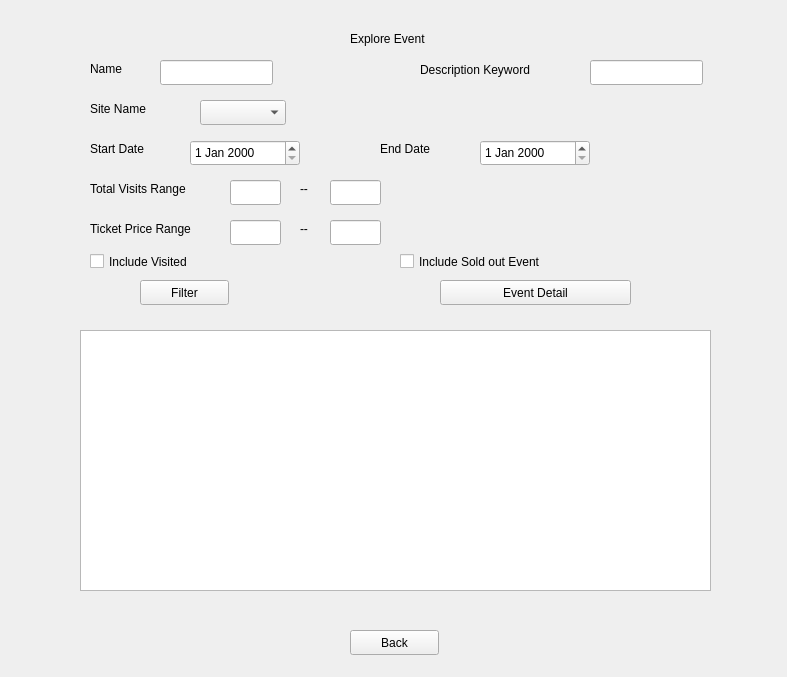
<?xml version="1.0" encoding="UTF-8"?>
<ui version="4.0">
 <class>Form</class>
 <widget class="QWidget" name="Form">
  <property name="geometry">
   <rect>
    <x>0</x>
    <y>0</y>
    <width>787</width>
    <height>677</height>
   </rect>
  </property>
  <property name="windowTitle">
   <string>Form</string>
  </property>
  <widget class="QLabel" name="label">
   <property name="geometry">
    <rect>
     <x>350</x>
     <y>30</y>
     <width>181</width>
     <height>17</height>
    </rect>
   </property>
   <property name="text">
    <string>Explore Event</string>
   </property>
  </widget>
  <widget class="QLabel" name="label_2">
   <property name="geometry">
    <rect>
     <x>90</x>
     <y>60</y>
     <width>67</width>
     <height>17</height>
    </rect>
   </property>
   <property name="text">
    <string>Name</string>
   </property>
  </widget>
  <widget class="QLineEdit" name="lineEdit">
   <property name="geometry">
    <rect>
     <x>160</x>
     <y>60</y>
     <width>113</width>
     <height>25</height>
    </rect>
   </property>
  </widget>
  <widget class="QLabel" name="label_3">
   <property name="geometry">
    <rect>
     <x>420</x>
     <y>60</y>
     <width>151</width>
     <height>20</height>
    </rect>
   </property>
   <property name="text">
    <string>Description Keyword</string>
   </property>
  </widget>
  <widget class="QLineEdit" name="lineEdit_2">
   <property name="geometry">
    <rect>
     <x>590</x>
     <y>60</y>
     <width>113</width>
     <height>25</height>
    </rect>
   </property>
  </widget>
  <widget class="QLabel" name="label_4">
   <property name="geometry">
    <rect>
     <x>90</x>
     <y>100</y>
     <width>91</width>
     <height>17</height>
    </rect>
   </property>
   <property name="text">
    <string>Site Name</string>
   </property>
  </widget>
  <widget class="QComboBox" name="comboBox">
   <property name="geometry">
    <rect>
     <x>200</x>
     <y>100</y>
     <width>86</width>
     <height>25</height>
    </rect>
   </property>
  </widget>
  <widget class="QDateEdit" name="dateEdit">
   <property name="geometry">
    <rect>
     <x>190</x>
     <y>140</y>
     <width>110</width>
     <height>26</height>
    </rect>
   </property>
  </widget>
  <widget class="QLabel" name="label_6">
   <property name="geometry">
    <rect>
     <x>90</x>
     <y>140</y>
     <width>91</width>
     <height>17</height>
    </rect>
   </property>
   <property name="text">
    <string>Start Date</string>
   </property>
  </widget>
  <widget class="QLabel" name="label_7">
   <property name="geometry">
    <rect>
     <x>380</x>
     <y>140</y>
     <width>91</width>
     <height>17</height>
    </rect>
   </property>
   <property name="text">
    <string>End Date</string>
   </property>
  </widget>
  <widget class="QDateEdit" name="dateEdit_2">
   <property name="geometry">
    <rect>
     <x>480</x>
     <y>140</y>
     <width>110</width>
     <height>26</height>
    </rect>
   </property>
  </widget>
  <widget class="QLineEdit" name="lineEdit_6">
   <property name="geometry">
    <rect>
     <x>330</x>
     <y>180</y>
     <width>51</width>
     <height>25</height>
    </rect>
   </property>
  </widget>
  <widget class="QLineEdit" name="lineEdit_5">
   <property name="geometry">
    <rect>
     <x>230</x>
     <y>180</y>
     <width>51</width>
     <height>25</height>
    </rect>
   </property>
  </widget>
  <widget class="QLabel" name="label_9">
   <property name="geometry">
    <rect>
     <x>90</x>
     <y>180</y>
     <width>141</width>
     <height>17</height>
    </rect>
   </property>
   <property name="text">
    <string>Total Visits Range</string>
   </property>
  </widget>
  <widget class="QLabel" name="label_8">
   <property name="geometry">
    <rect>
     <x>300</x>
     <y>180</y>
     <width>21</width>
     <height>17</height>
    </rect>
   </property>
   <property name="text">
    <string>--</string>
   </property>
  </widget>
  <widget class="QLineEdit" name="lineEdit_7">
   <property name="geometry">
    <rect>
     <x>330</x>
     <y>220</y>
     <width>51</width>
     <height>25</height>
    </rect>
   </property>
  </widget>
  <widget class="QLineEdit" name="lineEdit_8">
   <property name="geometry">
    <rect>
     <x>230</x>
     <y>220</y>
     <width>51</width>
     <height>25</height>
    </rect>
   </property>
  </widget>
  <widget class="QLabel" name="label_10">
   <property name="geometry">
    <rect>
     <x>90</x>
     <y>220</y>
     <width>141</width>
     <height>17</height>
    </rect>
   </property>
   <property name="text">
    <string>Ticket Price Range</string>
   </property>
  </widget>
  <widget class="QLabel" name="label_11">
   <property name="geometry">
    <rect>
     <x>300</x>
     <y>220</y>
     <width>21</width>
     <height>17</height>
    </rect>
   </property>
   <property name="text">
    <string>--</string>
   </property>
  </widget>
  <widget class="QCheckBox" name="checkBox">
   <property name="geometry">
    <rect>
     <x>90</x>
     <y>250</y>
     <width>161</width>
     <height>23</height>
    </rect>
   </property>
   <property name="text">
    <string>Include Visited</string>
   </property>
  </widget>
  <widget class="QCheckBox" name="checkBox_2">
   <property name="geometry">
    <rect>
     <x>400</x>
     <y>250</y>
     <width>261</width>
     <height>23</height>
    </rect>
   </property>
   <property name="text">
    <string>Include Sold out Event</string>
   </property>
  </widget>
  <widget class="QPushButton" name="pushButton">
   <property name="geometry">
    <rect>
     <x>140</x>
     <y>280</y>
     <width>89</width>
     <height>25</height>
    </rect>
   </property>
   <property name="text">
    <string>Filter</string>
   </property>
  </widget>
  <widget class="QPushButton" name="pushButton_2">
   <property name="geometry">
    <rect>
     <x>440</x>
     <y>280</y>
     <width>191</width>
     <height>25</height>
    </rect>
   </property>
   <property name="text">
    <string>Event Detail</string>
   </property>
  </widget>
  <widget class="QTableWidget" name="tableWidget">
   <property name="geometry">
    <rect>
     <x>80</x>
     <y>330</y>
     <width>631</width>
     <height>261</height>
    </rect>
   </property>
  </widget>
  <widget class="QPushButton" name="pushButton_3">
   <property name="geometry">
    <rect>
     <x>350</x>
     <y>630</y>
     <width>89</width>
     <height>25</height>
    </rect>
   </property>
   <property name="text">
    <string>Back</string>
   </property>
  </widget>
 </widget>
 <resources/>
 <connections/>
</ui>
